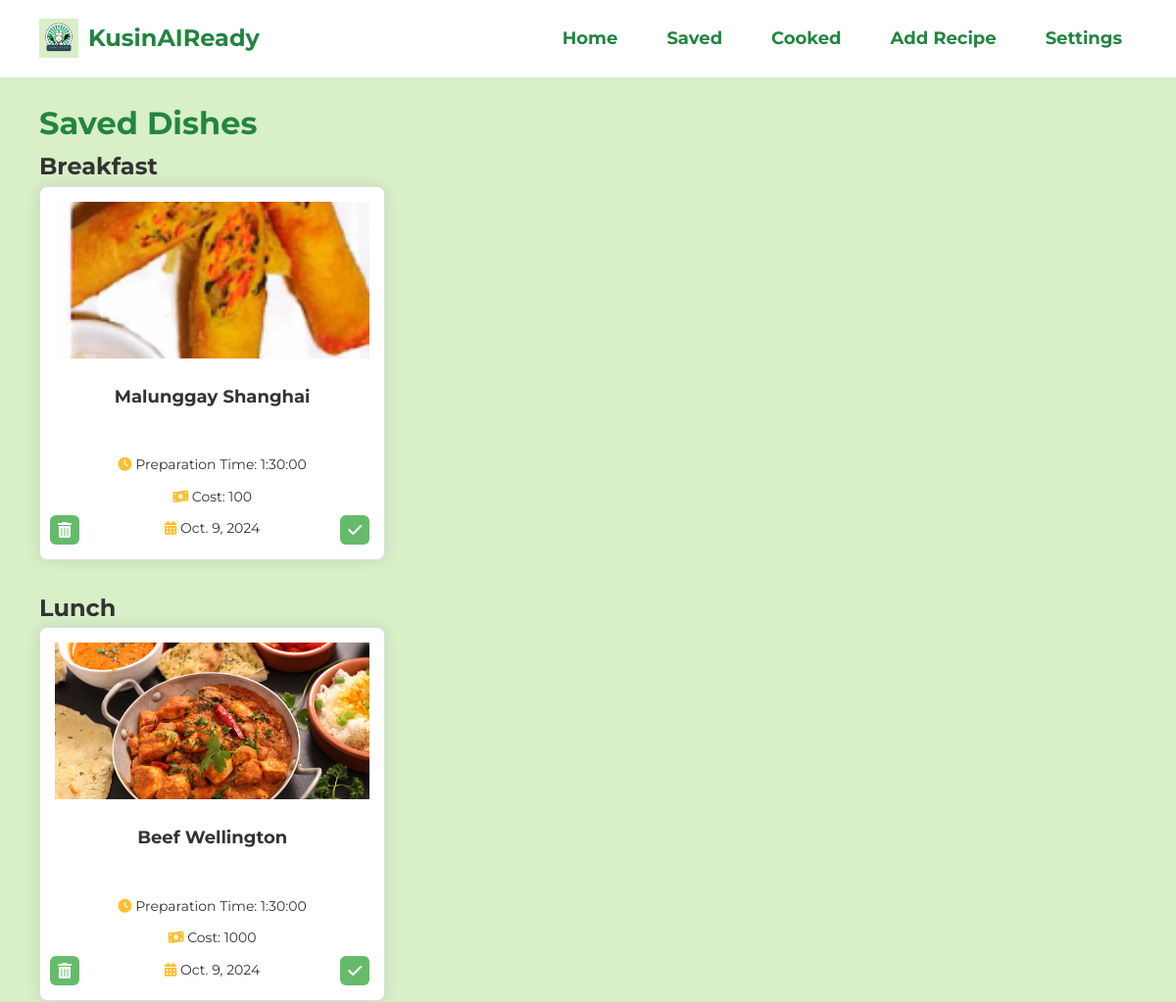
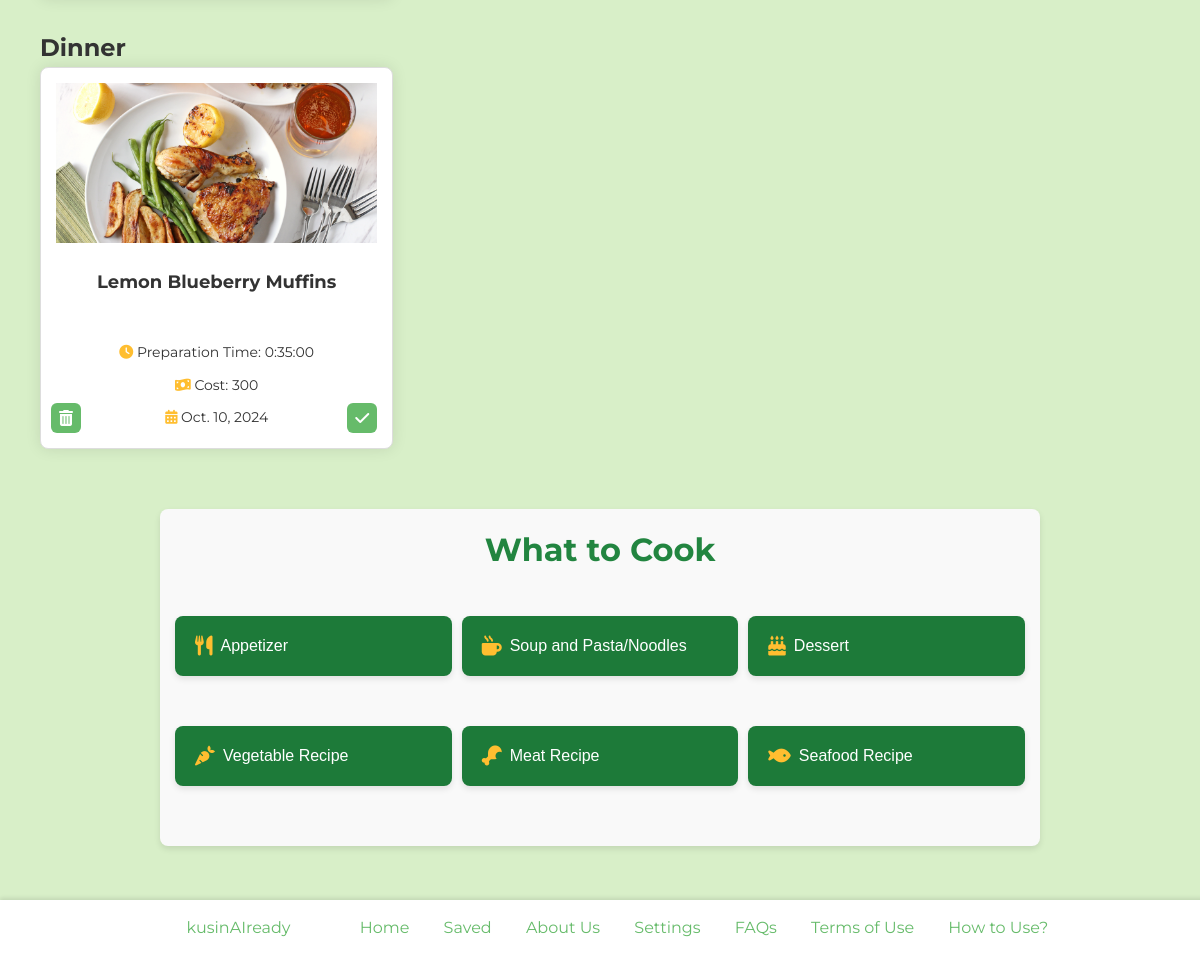
Page /saved/ (signed in) on the earlier database version (2 pictures, top to bottom).
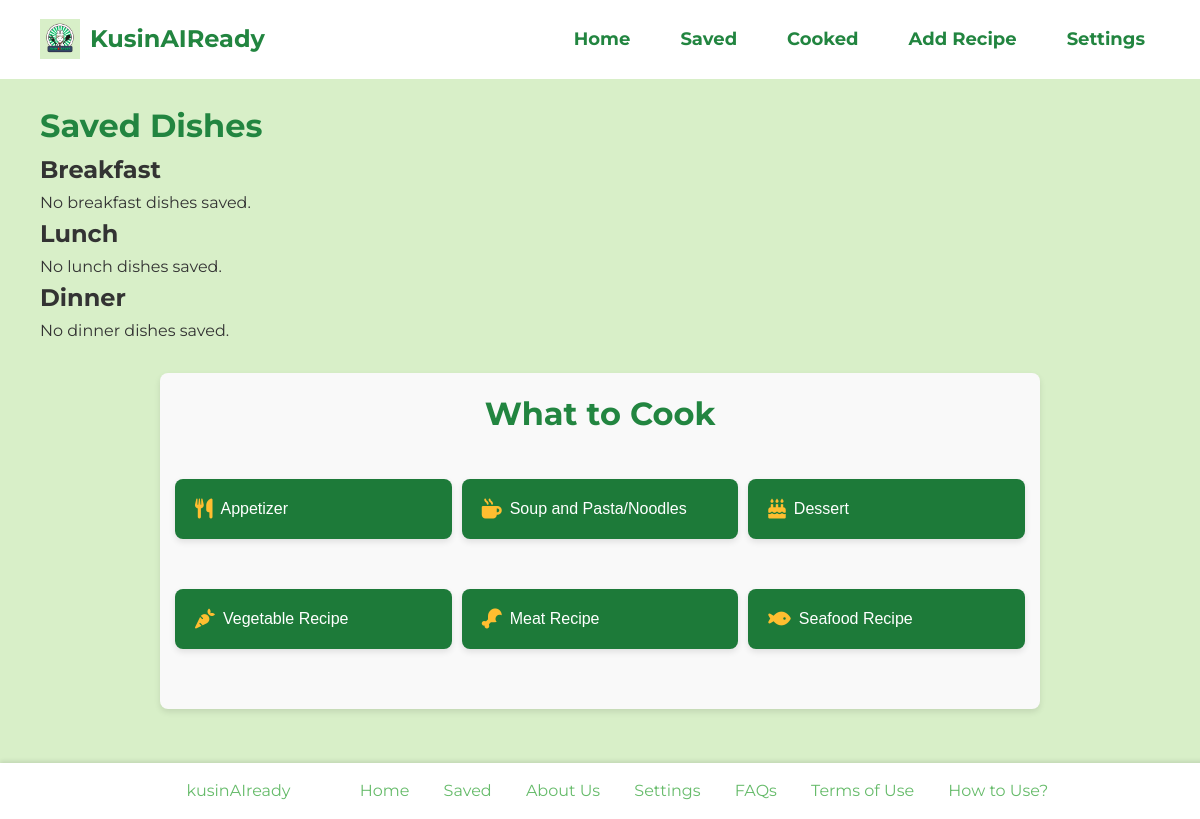
Same page on the later database version.
### kusinaiapp/models.py (models this page shows, shortened)
class DishPlan(models.Model):
    id = models.AutoField(primary_key=True)
    user = models.ForeignKey(AppUser, on_delete=models.CASCADE)
    dish = models.ForeignKey(Dish, on_delete=models.CASCADE)
    plan = models.CharField(max_length=100)
    saved_date = models.DateField(null=True, blank=True)  # Add this line
    class Meta:
        unique_together = ('user', 'dish')

class Dish(models.Model):
    id = models.AutoField(primary_key=True)
    dish_name = models.CharField(max_length=200)
    preparation_time = models.DurationField()
    ingredient_list = models.JSONField(null=True, blank=True)  # Allow NULL and blank
    number_of_servings = models.CharField(max_length=50)
    procedure = models.TextField()
    nutritional_guide = models.TextField()
    skills_needed = models.CharField(max_length=200)
    age_range_that_can_eat = models.JSONField()
    cost = models.IntegerField()
    dish_image = models.ImageField(upload_to='dish_images/')
    meal_type = models.ManyToManyField(MealType)
    approved = models.BooleanField(default=False)

### kusinaiapp/views.py (the view, shortened to what this page needs)
# urls.py: path('saved/', views.saved, name='saved'),
@login_required
def saved(request):
    try:
        app_user = AppUser.objects.get(user=request.user)
    except AppUser.DoesNotExist:
        return HttpResponse('AppUser not found', status=404)
    saved_dishes = {
        'breakfast': DishPlan.objects.filter(user=app_user, plan='Breakfast').order_by('saved_date'),
        'lunch': DishPlan.objects.filter(user=app_user, plan='Lunch').order_by('saved_date'),
        'dinner': DishPlan.objects.filter(user=app_user, plan='Dinner').order_by('saved_date'),
    }
    logger.debug(f"Saved dishes: {saved_dishes}")  # Logging saved dishes
    context = {'saved_dishes': saved_dishes}
    return render(request, 'saved.html', context)

### templates/saved.html (shortened to what this page needs)
<!DOCTYPE html>
<html lang="en">
<head>
    {% load static %}
    <link rel="stylesheet" href="{% static 'css/style.css' %}">
    <link rel="stylesheet" href="https://cdnjs.cloudflare.com/ajax/libs/font-awesome/6.0.0-beta3/css/all.min.css">
</head>
<body>
    <header>
        <div class="logo">
            <img src="{% static 'images/logo.png' %}" alt="KusinAIReady Logo">
            KusinAIReady
        </div>
        <div class="nav-menu">
            <div class="nav-links">
                <a href="{% url 'home' %}">Home</a>
                <a href="{% url 'saved' %}">Saved</a>
                <a href="{% url 'cooked' %}">Cooked</a>
                <a href="{% url 'addrecipe' %}">Add Recipe</a>
                <a href="{% url 'settings' %}">Settings</a>
            </div>
        </div>
    </header>
    <main>
        <h1>Saved Dishes</h1>
        <section class="saved-dishes">
            <h2>Breakfast</h2>
            <div class="dish-grid">
                {% for plan in saved_dishes.breakfast %}
                    <div id="dish-{{ plan.id }}" class="dish-card" onclick="window.location.href='{% url 'saveddish' plan.dish.id %}'">
                        <div class="image-container">
                            <button class="delete-button" onclick="event.stopPropagation(); handleAction('delete', '{{ plan.id }}', this)">
                                <i class="fas fa-trash-alt"></i>
                            </button>
                            <img src="{{ plan.dish.dish_image.url }}" alt="{{ plan.dish.dish_name }}">
                            {% if plan.saved_date <= today %}
                            <button class="done-button" onclick="event.stopPropagation(); handleAction('done', '{{ plan.id }}', this)">
                                <i class="fas fa-check"></i>
                            </button>
                        {% else %}
                        <button class="done-button"
                        onclick="event.stopPropagation(); handleAction('done', '{{ plan.id }}', this)"
                        {% if plan.saved_date > now|date:"Y-m-d" %}disabled{% endif %}>
                        <i class="fas fa-check"></i>
                    </button>
                        {% endif %}
                        </div>
                        <h3>{{ plan.dish.dish_name }}</h3>
                <p style="text-align: center;">
                    <i class="fas fa-clock" style="color: #FFBE30;"></i> Preparation Time: {{ plan.dish.preparation_time }}
                </p>
                <p style="text-align: center;">
                    <i class="fas fa-money-bill-wave" style="color: #FFBE30;"></i> Cost: {{ plan.dish.cost }}
                </p>
                <p style="text-align: center;">
                    <i class="fas fa-calendar-alt" style="color: #FFBE30;"></i> {{ plan.saved_date }}
                </p>
                    </div>
                {% empty %}
                    <p>No breakfast dishes saved.</p>
                {% endfor %}
            </div>
        </section>
        <section class="saved-dishes">
            <h2>Lunch</h2>
            <div class="dish-grid">
                {% for plan in saved_dishes.lunch %}
                    <div id="dish-{{ plan.id }}" class="dish-card" onclick="window.location.href='{% url 'saveddish' plan.dish.id %}'">
                        <div class="image-container">
                            <button class="delete-button" onclick="event.stopPropagation(); handleAction('delete', '{{ plan.id }}', this)">
                                <i class="fas fa-trash-alt"></i>
                            </button>
                            <img src="{{ plan.dish.dish_image.url }}" alt="{{ plan.dish.dish_name }}">
                            <button class="done-button"
                        onclick="event.stopPropagation(); handleAction('done', '{{ plan.id }}', this)"
                        {% if plan.saved_date > now|date:"Y-m-d" %}disabled{% endif %}>
                        <i class="fas fa-check"></i>
                    </button>
                        </div>
                        <h3>{{ plan.dish.dish_name }}</h3>
                        <p style="text-align: center;">
                            <i class="fas fa-clock" style="color: #FFBE30;"></i> Preparation Time: {{ plan.dish.preparation_time }}
                        </p>
                        <p style="text-align: center;">
                            <i class="fas fa-money-bill-wave" style="color: #FFBE30;"></i> Cost: {{ plan.dish.cost }}
                        </p>
                        <p style="text-align: center;">
                            <i class="fas fa-calendar-alt" style="color: #FFBE30;"></i> {{ plan.saved_date }}
                        </p>
                    </div>
                {% empty %}
                    <p>No lunch dishes saved.</p>
                {% endfor %}
            </div>
        </section>
        <section class="saved-dishes">
            <h2>Dinner</h2>
            <div class="dish-grid">
                {% for plan in saved_dishes.dinner %}
                    <div id="dish-{{ plan.id }}" class="dish-card" onclick="window.location.href='{% url 'saveddish' plan.dish.id %}'">
                        <div class="image-container">
                            <button class="delete-button" onclick="event.stopPropagation(); handleAction('delete', '{{ plan.id }}', this)">
                                <i class="fas fa-trash-alt"></i>
                            </button>
                            <img src="{{ plan.dish.dish_image.url }}" alt="{{ plan.dish.dish_name }}">
                            <button class="done-button"
                        onclick="event.stopPropagation(); handleAction('done', '{{ plan.id }}', this)"
                        {% if plan.saved_date > now|date:"Y-m-d" %}disabled{% endif %}>
                        <i class="fas fa-check"></i>
                    </button>
                        </div>
                        <h3>{{ plan.dish.dish_name }}</h3>
                <p style="text-align: center;">
                    <i class="fas fa-clock" style="color: #FFBE30;"></i> Preparation Time: {{ plan.dish.preparation_time }}
                </p>
                <p style="text-align: center;">
                    <i class="fas fa-money-bill-wave" style="color: #FFBE30;"></i> Cost: {{ plan.dish.cost }}
                </p>
                <p style="text-align: center;">
                    <i class="fas fa-calendar-alt" style="color: #FFBE30;"></i> {{ plan.saved_date }}
                </p>
                    </div>
                {% empty %}
                    <p>No dinner dishes saved.</p>
                {% endfor %}
            </div>
        </section>
<section class="what-to-cook">
    <h2>What to Cook</h2>
    <form method="GET" action="{% url 'home' %}">
        <button type="submit" name="meal_type" value="Appetizer" {% if selected_meal_type == 'Appetizer' %}class="selected"{% endif %}>
            <i class="fas fa-utensils"></i> Appetizer
        </button>
        <button type="submit" name="meal_type" value="Soup and Pasta/Noodles" {% if selected_meal_type == 'Soup and Pasta/Noodles' %}class="selected"{% endif %}>
            <i class="fas fa-mug-hot"></i> Soup and Pasta/Noodles
        </button>
        <button type="submit" name="meal_type" value="Dessert" {% if selected_meal_type == 'Dessert' %}class="selected"{% endif %}>
            <i class="fas fa-cake"></i> Dessert
        </button>
        <button type="submit" name="meal_type" value="Vegetable Recipe" {% if selected_meal_type == 'Vegetable Recipe' %}class="selected"{% endif %}>
            <i class="fas fa-carrot"></i> Vegetable Recipe
        </button>
        <button type="submit" name="meal_type" value="Meat Recipe" {% if selected_meal_type == 'Meat Recipe' %}class="selected"{% endif %}>
            <i class="fas fa-drumstick-bite"></i> Meat Recipe
        </button>
        <button type="submit" name="meal_type" value="Seafood Recipe" {% if selected_meal_type == 'Seafood Recipe' %}class="selected"{% endif %}>
            <i class="fas fa-fish"></i> Seafood Recipe
        </button>
    </form>
</section>
    </main>
    <footer>
        <div class="footer-left">kusinAIready</div>
        <div class="footer-right">
            <a href="{% url 'home' %}">Home</a>
            <a href="{% url 'saved' %}">Saved</a>
            <a href="{% url 'about' %}">About Us</a>
            <a href="{% url 'settings' %}">Settings</a>
            <a href="{% url 'faqs' %}">FAQs</a>
            <a href="{% url 'terms' %}">Terms of Use</a>
            <a href="{% url 'tutorial' %}">How to Use?</a>
        </div>
    </footer>
</body>
</html>

### static/css/style.css (style rules this page uses)
body, h1, h2, h3, p, button { margin: 0; padding: 0; box-sizing: border-box; }
body { font-family: 'Montserrat', sans-serif; line-height: 1.6; color: #333; background-color: #D8EFC8; padding-bottom: 60px; margin: 0 auto; max-width: 1200px; }
header { background-color: #ffffff; padding: 15px 40px; display: flex; justify-content: space-between; align-items: center; position: fixed; width: 100%; top: 0; left: 0; z-index: 1000; box-sizing: border-box; }
header .logo { display: flex; align-items: center; font-size: 24px; font-weight: bold; color: #228540; }
header .logo img { width: 40px; height: auto; margin-right: 10px; }
header .nav-menu { display: flex; justify-content: flex-end; flex-grow: 1; position: relative; }
header .nav-links { display: flex; justify-content: center; gap: 20px; }
header .nav-links a { color: #228540; text-decoration: none; padding: 10px 15px; font-weight: bold; font-size: 18px; transition: color 0.3s ease; }
h1 { color: #228540; }
main { padding: 100px 40px 20px; margin: 0 auto; max-width: 1200px; }
.dish-grid { display: grid; grid-template-columns: repeat(3, 1fr); gap: 30px; justify-content: center; align-items: start; }
.what-to-cook { margin: 30px auto; padding: 0 15px; max-width: 850px; background-color: #f9f9f9; border-radius: 8px; box-shadow: 0 3px 6px rgba(0, 0, 0, 0.1); padding: 15px; }
.what-to-cook h2 { margin-top: 0; margin-bottom: 20px; text-align: center; font-size: 32px; font-weight: 700; color: #228540; }
.what-to-cook form { display: grid; grid-template-columns: repeat(3, 1fr); grid-template-rows: repeat(3, auto); grid-gap: 10px; justify-content: center; margin-bottom: 15px; }
.what-to-cook button { display: flex; align-items: center; background-color: #1d7a39; color: #fff; padding: 20px; border: none; border-radius: 8px; cursor: pointer; font-size: 16px; font-weight: 500; gap: 8px; transition: background-color 0.3s, transform 0.3s, box-shadow 0.3s; box-shadow: 0 3px 6px rgba(0, 0, 0, 0.1); text-align: center; }
.what-to-cook button i { font-size: 20px; color: #FFBE30; }
footer { background-color: #ffffff; color: #66BB6A; padding: 15px 25px; text-align: center; width: 100%; position: fixed; bottom: 0; left: 0; z-index: 1000; box-shadow: 0 -2px 4px rgba(0, 0, 0, 0.1); }
footer .footer-left, footer .footer-right { display: inline-block; padding: 0 25px; }
footer .footer-right a { color: #66BB6A; text-decoration: none; padding: 0 15px; transition: color 0.3s ease; }
footer::after { content: ""; display: table; clear: both; }
form { display: flex; flex-direction: column; }
form button, .login-card .login-button { width: 100%; padding: 10px; margin: 20px 0; background-color: #4caf50; color: #fff; border: none; border-radius: 4px; cursor: pointer; font-size: 16px; transition: background-color 0.3s ease, transform 0.3s ease; }

Differences in the rows shown:
removed DishPlan: dish.dish_image (picture), dish.dish_name "Malunggay Shanghai", dish.preparation_time "1:30:00", dish.cost "100", saved_date "Oct. 9, 2024", shown under "Breakfast"
removed DishPlan: dish.dish_image (picture), dish.dish_name "Beef Wellington", dish.preparation_time "1:30:00", dish.cost "1000", saved_date "Oct. 9, 2024", shown under "Lunch"
removed DishPlan: dish.dish_image (picture), dish.dish_name "Lemon Blueberry Muffins", dish.preparation_time "0:35:00", dish.cost "300", saved_date "Oct. 10, 2024", shown under "Dinner"
Other differences:
text now shown: "No breakfast dishes saved. No lunch dishes saved. No dinner dishes saved."
